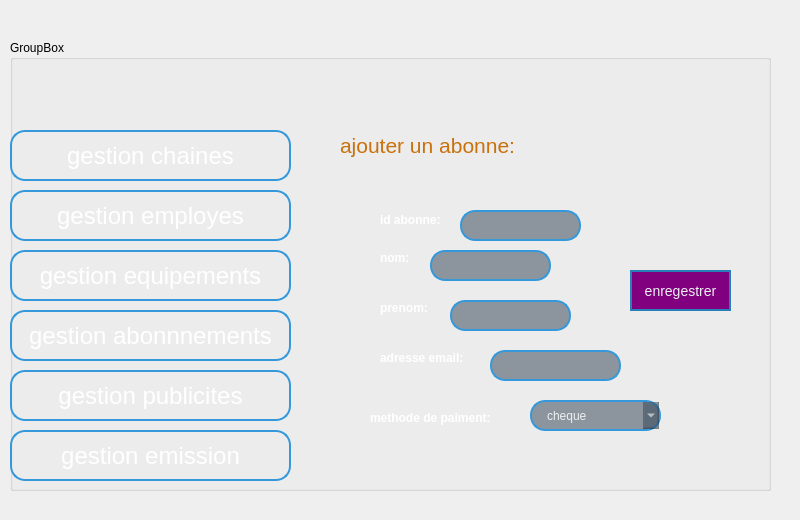
    <widget class="QWidget" name="tab_2">
     <attribute name="title">
      <string>ajouter</string>
     </attribute>
     <widget class="QLabel" name="label_3">
      <property name="geometry">
       <rect>
        <x>0</x>
        <y>10</y>
        <width>791</width>
        <height>501</height>
       </rect>
      </property>
      <property name="text">
       <string/>
      </property>
      <property name="pixmap">
       <pixmap>../../../../Downloads/cHJpdmF0ZS9sci9pbWFnZXMvd2Vic2l0ZS8yMDIzLTA4L3Jhd3BpeGVsX29mZmljZV8zMF9hbl9hYnN0cmFjdF92aXN1YWxpemF0aW9uX29mX2FfYmxvY2tjaGFpbl9uZV80ZWIwODVmNC0yODFlLTRkYTMtYjdlMS00MmY1ZTFkMDkyM2VfMS5qcGc.jpg</pixmap>
      </property>
     </widget>
     <widget class="QGroupBox" name="groupBox">
      <property name="geometry">
       <rect>
        <x>10</x>
        <y>40</y>
        <width>761</width>
        <height>451</height>
       </rect>
      </property>
      <property name="styleSheet">
       <string notr="true">QLineEdit {
    border: 2px solid #3498db; /* Bordure bleue */
    border-radius: 15px; /* Coins arrondis plus prononcés */
    padding: 5px 15px; /* Espacement interne */
    background-color: rgba(44, 62, 80, 0.5); /* Fond bleu foncé avec plus de transparence */
    selection-background-color: #2980b9; /* Couleur de fond de la sélection */
    color: #ecf0f1; /* Couleur du texte */
}

QLineEdit:focus {
    border: 2px solid #2980b9; /* Bordure bleue plus foncée pendant le focus */
    color: #ecf0f1; /* Couleur du texte pendant le focus */
    outline: none; /* Supprimer l'effet de soulignement bleu sur le focus */
    box-shadow: 0 0 10px rgba(41, 128, 185, 0.7); /* Légère ombre lorsqu'en focus */
}

QLineEdit::hover {
    background-color: rgba(52, 73, 94, 0.7); /* Fond bleu foncé plus clair avec plus de transparence lorsqu'il est survolé */
}

QLineEdit::disabled {
    color: #bdc3c7; /* Couleur du texte lorsque désactivé */
    background-color: rgba(52, 73, 94, 0.4); /* Fond bleu foncé avec plus de transparence lorsqu'il est désactivé */
    border: 2px solid #566573; /* Bordure gris foncé lorsqu'il est désactivé */
}

QLineEdit::placeholder {
    color: #bdc3c7; /* Couleur du texte de l'espace réservé */
}
</string>
      </property>
      <property name="title">
       <string>GroupBox</string>
      </property>
      <widget class="QLabel" name="label_9">
       <property name="geometry">
        <rect>
         <x>330</x>
         <y>70</y>
         <width>251</width>
         <height>71</height>
        </rect>
       </property>
       <property name="styleSheet">
        <string notr="true">font-size: 16pt;
font-family: &quot;MS Serif&quot;;
color: rgb(200, 113, 13);</string>
       </property>
       <property name="text">
        <string>ajouter un abonne:</string>
       </property>
      </widget>
      <widget class="QPushButton" name="pushButton">
       <property name="geometry">
        <rect>
         <x>0</x>
         <y>90</y>
         <width>281</width>
         <height>51</height>
        </rect>
       </property>
       <property name="styleSheet">
        <string notr="true">/* Boutons normaux */
QPushButton {

    font-size: 24px; /* Taille de la police, ajustez selon vos préférences */
    border: 2px solid #3498db; /* Bordure bleue */
    border-radius: 15px; /* Coins arrondis */
    padding: 8px 16px; /* Espacement interne */
    background: qconicalgradient(cx:0.5, cy:0.5, angle:0, stop:0 rgba(35, 40, 3, 255), stop:0.16 rgba(136, 106, 22, 255), stop:0.225 rgba(166, 140, 41, 255), stop:0.285 rgba(204, 181, 74, 255), stop:0.345 rgba(235, 219, 102, 255), stop:0.415 rgba(245, 236, 112, 255), stop:0.52 rgba(209, 190, 76, 255), stop:0.57 rgba(187, 156, 51, 255), stop:0.635 rgba(168, 142, 42, 255), stop:0.695 rgba(202, 174, 68, 255), stop:0.75 rgba(218, 202, 86, 255), stop:0.815 rgba(208, 187, 73, 255), stop:0.88 rgba(187, 156, 51, 255), stop:0.935 rgba(137, 108, 26, 255), stop:1 rgba(35, 40, 3, 255)); /* Dégradé conique */
    color:#ffffff; /* Couleur du texte */
    transition: border-radius 0.3s ease-in-out, padding 0.3s ease-in-out; /* Transition de l'arrondi du coin et du padding */
}

QPushButton:hover {
    font-size: 24px; /* Taille de la police, ajustez selon vos préférences */
    border-radius: 20px; /* Coins arrondis plus prononcés au survol */
    padding: 10px 20px; /* Agrandir le padding au survol */
}

QPushButton:pressed {
    background-color: #2980b9; /* Fond plus foncé lorsqu'appuyé */
}

/* Boutons désactivés */
QPushButton:disabled {
    color: #bdc3c7; /* Couleur du texte lorsque désactivé */
    background-color: rgba(52, 73, 94, 0.4); /* Fond bleu foncé avec plus de transparence lorsqu'il est désactivé */
    border: 2px solid #566573; /* Bordure gris foncé lorsqu'il est désactivé */
}

/* Boutons avec le focus */
QPushButton:focus {
    border: 2px solid #2980b9; /* Bordure bleue plus foncée pendant le focus */
    color: #ffffff; /* Couleur du texte pendant le focus */
    outline: none; /* Supprimer l'effet de soulignement bleu sur le focus */
    box-shadow: 0 0 10px rgba(41, 128, 185, 0.7); /* Légère ombre lorsqu'en focus */
}
</string>
       </property>
       <property name="text">
        <string>gestion chaines</string>
       </property>
      </widget>
      <widget class="QPushButton" name="pushButton_2">
       <property name="geometry">
        <rect>
         <x>0</x>
         <y>150</y>
         <width>281</width>
         <height>51</height>
        </rect>
       </property>
       <property name="styleSheet">
        <string notr="true">/* Boutons normaux */
QPushButton {

    font-size: 24px; /* Taille de la police, ajustez selon vos préférences */
    border: 2px solid #3498db; /* Bordure bleue */
    border-radius: 15px; /* Coins arrondis */
    padding: 8px 16px; /* Espacement interne */
    background: qconicalgradient(cx:0.5, cy:0.5, angle:0, stop:0 rgba(35, 40, 3, 255), stop:0.16 rgba(136, 106, 22, 255), stop:0.225 rgba(166, 140, 41, 255), stop:0.285 rgba(204, 181, 74, 255), stop:0.345 rgba(235, 219, 102, 255), stop:0.415 rgba(245, 236, 112, 255), stop:0.52 rgba(209, 190, 76, 255), stop:0.57 rgba(187, 156, 51, 255), stop:0.635 rgba(168, 142, 42, 255), stop:0.695 rgba(202, 174, 68, 255), stop:0.75 rgba(218, 202, 86, 255), stop:0.815 rgba(208, 187, 73, 255), stop:0.88 rgba(187, 156, 51, 255), stop:0.935 rgba(137, 108, 26, 255), stop:1 rgba(35, 40, 3, 255)); /* Dégradé conique */
    color:#ffffff; /* Couleur du texte */
    transition: border-radius 0.3s ease-in-out, padding 0.3s ease-in-out; /* Transition de l'arrondi du coin et du padding */
}

QPushButton:hover {
    font-size: 24px; /* Taille de la police, ajustez selon vos préférences */
    border-radius: 20px; /* Coins arrondis plus prononcés au survol */
    padding: 10px 20px; /* Agrandir le padding au survol */
}

QPushButton:pressed {
    background-color: #2980b9; /* Fond plus foncé lorsqu'appuyé */
}

/* Boutons désactivés */
QPushButton:disabled {
    color: #bdc3c7; /* Couleur du texte lorsque désactivé */
    background-color: rgba(52, 73, 94, 0.4); /* Fond bleu foncé avec plus de transparence lorsqu'il est désactivé */
    border: 2px solid #566573; /* Bordure gris foncé lorsqu'il est désactivé */
}

/* Boutons avec le focus */
QPushButton:focus {
    border: 2px solid #2980b9; /* Bordure bleue plus foncée pendant le focus */
    color: #ffffff; /* Couleur du texte pendant le focus */
    outline: none; /* Supprimer l'effet de soulignement bleu sur le focus */
    box-shadow: 0 0 10px rgba(41, 128, 185, 0.7); /* Légère ombre lorsqu'en focus */
}
</string>
       </property>
       <property name="text">
        <string>gestion employes</string>
       </property>
      </widget>
      <widget class="QPushButton" name="pushButton_3">
       <property name="geometry">
        <rect>
         <x>0</x>
         <y>210</y>
         <width>281</width>
         <height>51</height>
        </rect>
       </property>
       <property name="styleSheet">
        <string notr="true">/* Boutons normaux */
QPushButton {

    font-size: 24px; /* Taille de la police, ajustez selon vos préférences */
    border: 2px solid #3498db; /* Bordure bleue */
    border-radius: 15px; /* Coins arrondis */
    padding: 8px 16px; /* Espacement interne */
    background: qconicalgradient(cx:0.5, cy:0.5, angle:0, stop:0 rgba(35, 40, 3, 255), stop:0.16 rgba(136, 106, 22, 255), stop:0.225 rgba(166, 140, 41, 255), stop:0.285 rgba(204, 181, 74, 255), stop:0.345 rgba(235, 219, 102, 255), stop:0.415 rgba(245, 236, 112, 255), stop:0.52 rgba(209, 190, 76, 255), stop:0.57 rgba(187, 156, 51, 255), stop:0.635 rgba(168, 142, 42, 255), stop:0.695 rgba(202, 174, 68, 255), stop:0.75 rgba(218, 202, 86, 255), stop:0.815 rgba(208, 187, 73, 255), stop:0.88 rgba(187, 156, 51, 255), stop:0.935 rgba(137, 108, 26, 255), stop:1 rgba(35, 40, 3, 255)); /* Dégradé conique */
    color:#ffffff; /* Couleur du texte */
    transition: border-radius 0.3s ease-in-out, padding 0.3s ease-in-out; /* Transition de l'arrondi du coin et du padding */
}

QPushButton:hover {
    font-size: 24px; /* Taille de la police, ajustez selon vos préférences */
    border-radius: 20px; /* Coins arrondis plus prononcés au survol */
    padding: 10px 20px; /* Agrandir le padding au survol */
}

QPushButton:pressed {
    background-color: #2980b9; /* Fond plus foncé lorsqu'appuyé */
}

/* Boutons désactivés */
QPushButton:disabled {
    color: #bdc3c7; /* Couleur du texte lorsque désactivé */
    background-color: rgba(52, 73, 94, 0.4); /* Fond bleu foncé avec plus de transparence lorsqu'il est désactivé */
    border: 2px solid #566573; /* Bordure gris foncé lorsqu'il est désactivé */
}

/* Boutons avec le focus */
QPushButton:focus {
    border: 2px solid #2980b9; /* Bordure bleue plus foncée pendant le focus */
    color: #ffffff; /* Couleur du texte pendant le focus */
    outline: none; /* Supprimer l'effet de soulignement bleu sur le focus */
    box-shadow: 0 0 10px rgba(41, 128, 185, 0.7); /* Légère ombre lorsqu'en focus */
}
</string>
       </property>
       <property name="text">
        <string>gestion equipements</string>
       </property>
      </widget>
      <widget class="QPushButton" name="pushButton_4">
       <property name="geometry">
        <rect>
         <x>0</x>
         <y>270</y>
         <width>281</width>
         <height>51</height>
        </rect>
       </property>
       <property name="styleSheet">
        <string notr="true">/* Boutons normaux */
QPushButton {

    font-size: 24px; /* Taille de la police, ajustez selon vos préférences */
    border: 2px solid #3498db; /* Bordure bleue */
    border-radius: 15px; /* Coins arrondis */
    padding: 8px 16px; /* Espacement interne */
    background: qconicalgradient(cx:0.5, cy:0.5, angle:0, stop:0 rgba(35, 40, 3, 255), stop:0.16 rgba(136, 106, 22, 255), stop:0.225 rgba(166, 140, 41, 255), stop:0.285 rgba(204, 181, 74, 255), stop:0.345 rgba(235, 219, 102, 255), stop:0.415 rgba(245, 236, 112, 255), stop:0.52 rgba(209, 190, 76, 255), stop:0.57 rgba(187, 156, 51, 255), stop:0.635 rgba(168, 142, 42, 255), stop:0.695 rgba(202, 174, 68, 255), stop:0.75 rgba(218, 202, 86, 255), stop:0.815 rgba(208, 187, 73, 255), stop:0.88 rgba(187, 156, 51, 255), stop:0.935 rgba(137, 108, 26, 255), stop:1 rgba(35, 40, 3, 255)); /* Dégradé conique */
    color:#ffffff; /* Couleur du texte */
    transition: border-radius 0.3s ease-in-out, padding 0.3s ease-in-out; /* Transition de l'arrondi du coin et du padding */
}

QPushButton:hover {
    font-size: 24px; /* Taille de la police, ajustez selon vos préférences */
    border-radius: 20px; /* Coins arrondis plus prononcés au survol */
    padding: 10px 20px; /* Agrandir le padding au survol */
}

QPushButton:pressed {
    background-color: #2980b9; /* Fond plus foncé lorsqu'appuyé */
}

/* Boutons désactivés */
QPushButton:disabled {
    color: #bdc3c7; /* Couleur du texte lorsque désactivé */
    background-color: rgba(52, 73, 94, 0.4); /* Fond bleu foncé avec plus de transparence lorsqu'il est désactivé */
    border: 2px solid #566573; /* Bordure gris foncé lorsqu'il est désactivé */
}

/* Boutons avec le focus */
QPushButton:focus {
    border: 2px solid #2980b9; /* Bordure bleue plus foncée pendant le focus */
    color: #ffffff; /* Couleur du texte pendant le focus */
    outline: none; /* Supprimer l'effet de soulignement bleu sur le focus */
    box-shadow: 0 0 10px rgba(41, 128, 185, 0.7); /* Légère ombre lorsqu'en focus */
}
</string>
       </property>
       <property name="text">
        <string>gestion abonnnements</string>
       </property>
      </widget>
      <widget class="QPushButton" name="pushButton_5">
       <property name="geometry">
        <rect>
         <x>0</x>
         <y>330</y>
         <width>281</width>
         <height>51</height>
        </rect>
       </property>
       <property name="styleSheet">
        <string notr="true">/* Boutons normaux */
QPushButton {

    font-size: 24px; /* Taille de la police, ajustez selon vos préférences */
    border: 2px solid #3498db; /* Bordure bleue */
    border-radius: 15px; /* Coins arrondis */
    padding: 8px 16px; /* Espacement interne */
    background: qconicalgradient(cx:0.5, cy:0.5, angle:0, stop:0 rgba(35, 40, 3, 255), stop:0.16 rgba(136, 106, 22, 255), stop:0.225 rgba(166, 140, 41, 255), stop:0.285 rgba(204, 181, 74, 255), stop:0.345 rgba(235, 219, 102, 255), stop:0.415 rgba(245, 236, 112, 255), stop:0.52 rgba(209, 190, 76, 255), stop:0.57 rgba(187, 156, 51, 255), stop:0.635 rgba(168, 142, 42, 255), stop:0.695 rgba(202, 174, 68, 255), stop:0.75 rgba(218, 202, 86, 255), stop:0.815 rgba(208, 187, 73, 255), stop:0.88 rgba(187, 156, 51, 255), stop:0.935 rgba(137, 108, 26, 255), stop:1 rgba(35, 40, 3, 255)); /* Dégradé conique */
    color:#ffffff; /* Couleur du texte */
    transition: border-radius 0.3s ease-in-out, padding 0.3s ease-in-out; /* Transition de l'arrondi du coin et du padding */
}

QPushButton:hover {
    font-size: 24px; /* Taille de la police, ajustez selon vos préférences */
    border-radius: 20px; /* Coins arrondis plus prononcés au survol */
    padding: 10px 20px; /* Agrandir le padding au survol */
}

QPushButton:pressed {
    background-color: #2980b9; /* Fond plus foncé lorsqu'appuyé */
}

/* Boutons désactivés */
QPushButton:disabled {
    color: #bdc3c7; /* Couleur du texte lorsque désactivé */
    background-color: rgba(52, 73, 94, 0.4); /* Fond bleu foncé avec plus de transparence lorsqu'il est désactivé */
    border: 2px solid #566573; /* Bordure gris foncé lorsqu'il est désactivé */
}

/* Boutons avec le focus */
QPushButton:focus {
    border: 2px solid #2980b9; /* Bordure bleue plus foncée pendant le focus */
    color: #ffffff; /* Couleur du texte pendant le focus */
    outline: none; /* Supprimer l'effet de soulignement bleu sur le focus */
    box-shadow: 0 0 10px rgba(41, 128, 185, 0.7); /* Légère ombre lorsqu'en focus */
}
</string>
       </property>
       <property name="text">
        <string>gestion publicites</string>
       </property>
      </widget>
      <widget class="QPushButton" name="pushButton_6">
       <property name="geometry">
        <rect>
         <x>0</x>
         <y>390</y>
         <width>281</width>
         <height>51</height>
        </rect>
       </property>
       <property name="styleSheet">
        <string notr="true">/* Boutons normaux */
QPushButton {

    font-size: 24px; /* Taille de la police, ajustez selon vos préférences */
    border: 2px solid #3498db; /* Bordure bleue */
    border-radius: 15px; /* Coins arrondis */
    padding: 8px 16px; /* Espacement interne */
    background: qconicalgradient(cx:0.5, cy:0.5, angle:0, stop:0 rgba(35, 40, 3, 255), stop:0.16 rgba(136, 106, 22, 255), stop:0.225 rgba(166, 140, 41, 255), stop:0.285 rgba(204, 181, 74, 255), stop:0.345 rgba(235, 219, 102, 255), stop:0.415 rgba(245, 236, 112, 255), stop:0.52 rgba(209, 190, 76, 255), stop:0.57 rgba(187, 156, 51, 255), stop:0.635 rgba(168, 142, 42, 255), stop:0.695 rgba(202, 174, 68, 255), stop:0.75 rgba(218, 202, 86, 255), stop:0.815 rgba(208, 187, 73, 255), stop:0.88 rgba(187, 156, 51, 255), stop:0.935 rgba(137, 108, 26, 255), stop:1 rgba(35, 40, 3, 255)); /* Dégradé conique */
    color:#ffffff; /* Couleur du texte */
    transition: border-radius 0.3s ease-in-out, padding 0.3s ease-in-out; /* Transition de l'arrondi du coin et du padding */
}

QPushButton:hover {
    font-size: 24px; /* Taille de la police, ajustez selon vos préférences */
    border-radius: 20px; /* Coins arrondis plus prononcés au survol */
    padding: 10px 20px; /* Agrandir le padding au survol */
}

QPushButton:pressed {
    background-color: #2980b9; /* Fond plus foncé lorsqu'appuyé */
}

/* Boutons désactivés */
QPushButton:disabled {
    color: #bdc3c7; /* Couleur du texte lorsque désactivé */
    background-color: rgba(52, 73, 94, 0.4); /* Fond bleu foncé avec plus de transparence lorsqu'il est désactivé */
    border: 2px solid #566573; /* Bordure gris foncé lorsqu'il est désactivé */
}

/* Boutons avec le focus */
QPushButton:focus {
    border: 2px solid #2980b9; /* Bordure bleue plus foncée pendant le focus */
    color: #ffffff; /* Couleur du texte pendant le focus */
    outline: none; /* Supprimer l'effet de soulignement bleu sur le focus */
    box-shadow: 0 0 10px rgba(41, 128, 185, 0.7); /* Légère ombre lorsqu'en focus */
}
</string>
       </property>
       <property name="text">
        <string>gestion emission</string>
       </property>
      </widget>
      <widget class="QLabel" name="label_4">
       <property name="geometry">
        <rect>
         <x>370</x>
         <y>170</y>
         <width>91</width>
         <height>20</height>
        </rect>
       </property>
       <property name="styleSheet">
        <string notr="true">color: rgb(255, 255, 255);
font: 75 10pt &quot;MS Serif&quot;;
font-weight : Bold</string>
       </property>
       <property name="text">
        <string>id abonne:</string>
       </property>
      </widget>
      <widget class="QLabel" name="label_5">
       <property name="geometry">
        <rect>
         <x>370</x>
         <y>210</y>
         <width>56</width>
         <height>16</height>
        </rect>
       </property>
       <property name="styleSheet">
        <string notr="true">color: rgb(255, 255, 255);
font: 75 10pt &quot;MS Serif&quot;;
font-weight : Bold</string>
       </property>
       <property name="text">
        <string>nom:</string>
       </property>
      </widget>
      <widget class="QLabel" name="label_6">
       <property name="geometry">
        <rect>
         <x>370</x>
         <y>260</y>
         <width>56</width>
         <height>16</height>
        </rect>
       </property>
       <property name="styleSheet">
        <string notr="true">color: rgb(255, 255, 255);
font: 75 10pt &quot;MS Serif&quot;;
font-weight : Bold</string>
       </property>
       <property name="text">
        <string>prenom:</string>
       </property>
      </widget>
      <widget class="QLabel" name="label_7">
       <property name="geometry">
        <rect>
         <x>370</x>
         <y>310</y>
         <width>111</width>
         <height>16</height>
        </rect>
       </property>
       <property name="styleSheet">
        <string notr="true">color: rgb(255, 255, 255);
font: 75 10pt &quot;MS Serif&quot;;
font-weight : Bold</string>
       </property>
       <property name="text">
        <string>adresse email:</string>
       </property>
      </widget>
      <widget class="QLabel" name="label_8">
       <property name="geometry">
        <rect>
         <x>360</x>
         <y>370</y>
         <width>181</width>
         <height>16</height>
        </rect>
       </property>
       <property name="styleSheet">
        <string notr="true">color: rgb(255, 255, 255);
font: 75 10pt &quot;MS Serif&quot;;
font-weight : Bold</string>
       </property>
       <property name="text">
        <string>methode de paiment:</string>
       </property>
      </widget>
      <widget class="QLineEdit" name="lineEdit">
       <property name="geometry">
        <rect>
         <x>450</x>
         <y>170</y>
         <width>121</width>
         <height>31</height>
        </rect>
       </property>
       <property name="styleSheet">
        <string notr="true">QLineEdit {
    border: 2px solid #3498db; /* Bordure bleue */
    border-radius: 15px; /* Coins arrondis plus prononcés */
    padding: 5px 15px; /* Espacement interne */
    background-color: rgba(44, 62, 80, 0.5); /* Fond bleu foncé avec plus de transparence */
    selection-background-color: #2980b9; /* Couleur de fond de la sélection */
    color: #ecf0f1; /* Couleur du texte */
}

QLineEdit:focus {
    border: 2px solid #2980b9; /* Bordure bleue plus foncée pendant le focus */
    color: #ecf0f1; /* Couleur du texte pendant le focus */
    outline: none; /* Supprimer l'effet de soulignement bleu sur le focus */
    box-shadow: 0 0 10px rgba(41, 128, 185, 0.7); /* Légère ombre lorsqu'en focus */
}

QLineEdit::hover {
    background-color: rgba(52, 73, 94, 0.7); /* Fond bleu foncé plus clair avec plus de transparence lorsqu'il est survolé */
}

QLineEdit::disabled {
    color: #bdc3c7; /* Couleur du texte lorsque désactivé */
    background-color: rgba(52, 73, 94, 0.4); /* Fond bleu foncé avec plus de transparence lorsqu'il est désactivé */
    border: 2px solid #566573; /* Bordure gris foncé lorsqu'il est désactivé */
}

QLineEdit::placeholder {
    color: #bdc3c7; /* Couleur du texte de l'espace réservé */
}
</string>
       </property>
      </widget>
      <widget class="QLineEdit" name="lineEdit_2">
       <property name="geometry">
        <rect>
         <x>420</x>
         <y>210</y>
         <width>121</width>
         <height>31</height>
        </rect>
       </property>
      </widget>
      <widget class="QLineEdit" name="lineEdit_3">
       <property name="geometry">
        <rect>
         <x>440</x>
         <y>260</y>
         <width>121</width>
         <height>31</height>
        </rect>
       </property>
       <property name="styleSheet">
        <string notr="true">QLineEdit {
    border: 2px solid #3498db; /* Bordure bleue */
    border-radius: 15px; /* Coins arrondis plus prononcés */
    padding: 5px 15px; /* Espacement interne */
    background-color: rgba(44, 62, 80, 0.5); /* Fond bleu foncé avec plus de transparence */
    selection-background-color: #2980b9; /* Couleur de fond de la sélection */
    color: #ecf0f1; /* Couleur du texte */
}

QLineEdit:focus {
    border: 2px solid #2980b9; /* Bordure bleue plus foncée pendant le focus */
    color: #ecf0f1; /* Couleur du texte pendant le focus */
    outline: none; /* Supprimer l'effet de soulignement bleu sur le focus */
    box-shadow: 0 0 10px rgba(41, 128, 185, 0.7); /* Légère ombre lorsqu'en focus */
}

QLineEdit::hover {
    background-color: rgba(52, 73, 94, 0.7); /* Fond bleu foncé plus clair avec plus de transparence lorsqu'il est survolé */
}

QLineEdit::disabled {
    color: #bdc3c7; /* Couleur du texte lorsque désactivé */
    background-color: rgba(52, 73, 94, 0.4); /* Fond bleu foncé avec plus de transparence lorsqu'il est désactivé */
    border: 2px solid #566573; /* Bordure gris foncé lorsqu'il est désactivé */
}

QLineEdit::placeholder {
    color: #bdc3c7; /* Couleur du texte de l'espace réservé */
}
</string>
       </property>
      </widget>
      <widget class="QLineEdit" name="lineEdit_4">
       <property name="geometry">
        <rect>
         <x>480</x>
         <y>310</y>
         <width>131</width>
         <height>31</height>
        </rect>
       </property>
       <property name="styleSheet">
        <string notr="true">QLineEdit {
    border: 2px solid #3498db; /* Bordure bleue */
    border-radius: 15px; /* Coins arrondis plus prononcés */
    padding: 5px 15px; /* Espacement interne */
    background-color: rgba(44, 62, 80, 0.5); /* Fond bleu foncé avec plus de transparence */
    selection-background-color: #2980b9; /* Couleur de fond de la sélection */
    color: #ecf0f1; /* Couleur du texte */
}

QLineEdit:focus {
    border: 2px solid #2980b9; /* Bordure bleue plus foncée pendant le focus */
    color: #ecf0f1; /* Couleur du texte pendant le focus */
    outline: none; /* Supprimer l'effet de soulignement bleu sur le focus */
    box-shadow: 0 0 10px rgba(41, 128, 185, 0.7); /* Légère ombre lorsqu'en focus */
}

QLineEdit::hover {
    background-color: rgba(52, 73, 94, 0.7); /* Fond bleu foncé plus clair avec plus de transparence lorsqu'il est survolé */
}

QLineEdit::disabled {
    color: #bdc3c7; /* Couleur du texte lorsque désactivé */
    background-color: rgba(52, 73, 94, 0.4); /* Fond bleu foncé avec plus de transparence lorsqu'il est désactivé */
    border: 2px solid #566573; /* Bordure gris foncé lorsqu'il est désactivé */
}

QLineEdit::placeholder {
    color: #bdc3c7; /* Couleur du texte de l'espace réservé */
}
</string>
       </property>
      </widget>
      <widget class="QComboBox" name="comboBox">
       <property name="geometry">
        <rect>
         <x>520</x>
         <y>360</y>
         <width>131</width>
         <height>31</height>
        </rect>
       </property>
       <property name="styleSheet">
        <string notr="true">QComboBox {
    border: 2px solid #3498db; /* Bordure bleue */
    border-radius: 15px; /* Coins arrondis plus prononcés */
    padding: 5px 15px; /* Espacement interne */
    background-color: rgba(44, 62, 80, 0.5); /* Fond bleu foncé avec plus de transparence */
    selection-background-color: #2980b9; /* Couleur de fond de la sélection */
    color: #ecf0f1; /* Couleur du texte */
}

QComboBox:focus {
    border: 2px solid #2980b9; /* Bordure bleue plus foncée pendant le focus */
    color: #ecf0f1; /* Couleur du texte pendant le focus */
    outline: none; /* Supprimer l'effet de soulignement bleu sur le focus */
    box-shadow: 0 0 10px rgba(41, 128, 185, 0.7); /* Légère ombre lorsqu'en focus */
}

QComboBox::hover {
    background-color: rgba(52, 73, 94, 0.7); /* Fond bleu foncé plus clair avec plus de transparence lorsqu'il est survolé */
}

QComboBox::disabled {
    color: #bdc3c7; /* Couleur du texte lorsque désactivé */
    background-color: rgba(52, 73, 94, 0.4); /* Fond bleu foncé avec plus de transparence lorsqu'il est désactivé */
    border: 2px solid #566573; /* Bordure gris foncé lorsqu'il est désactivé */
}

QComboBox::placeholder {
    color: #bdc3c7; /* Couleur du texte de l'espace réservé */
}
</string>
       </property>
       <item>
        <property name="text">
         <string>cheque</string>
        </property>
       </item>
       <item>
        <property name="text">
         <string>espece</string>
        </property>
       </item>
       <item>
        <property name="text">
         <string>credit-card</string>
        </property>
       </item>
      </widget>
      <widget class="QPushButton" name="pushButton_7">
       <property name="geometry">
        <rect>
         <x>620</x>
         <y>230</y>
         <width>101</width>
         <height>41</height>
        </rect>
       </property>
       <property name="styleSheet">
        <string notr="true">/* Style pour tous les boutons dans l'interface utilisateur */
QPushButton {
    font-size: 14px; /* Ajoutez un point-virgule ici */
    background-color: purple; /* Couleur de fond mauve par défaut */
    border: 2px solid #2980b9; /* Bordure bleue plus foncée par défaut */
    color: #ecf0f1; /* Couleur du texte par défaut */
}

/* Style pour tous les boutons en état survolé */
QPushButton:hover {
    font-size: 14px; /* Ajoutez un point-virgule ici */
    background-color: red; /* Couleur de fond blanche lorsqu'il est survolé */
    border: 2px solid #3498db; /* Bordure bleue lorsqu'il est survolé */
}

/* Style pour tous les boutons en état pressé (cliqué) */
QPushButton:pressed {
    font-size: 14px; /* Ajoutez un point-virgule ici */
    background-color: red; /* Couleur de fond rouge lorsqu'il est pressé */
    border: 2px solid #2980b9; /* Bordure bleue plus foncée lorsqu'il est pressé */
}

</string>
       </property>
       <property name="text">
        <string>enregestrer</string>
       </property>
      </widget>
      <widget class="QLabel" name="label_10">
       <property name="geometry">
        <rect>
         <x>590</x>
         <y>0</y>
         <width>161</width>
         <height>161</height>
        </rect>
       </property>
       <property name="text">
        <string/>
       </property>
       <property name="pixmap">
        <pixmap>../../../../Downloads/LOGO DRAGONS.png</pixmap>
       </property>
      </widget>
     </widget>
    </widget>
